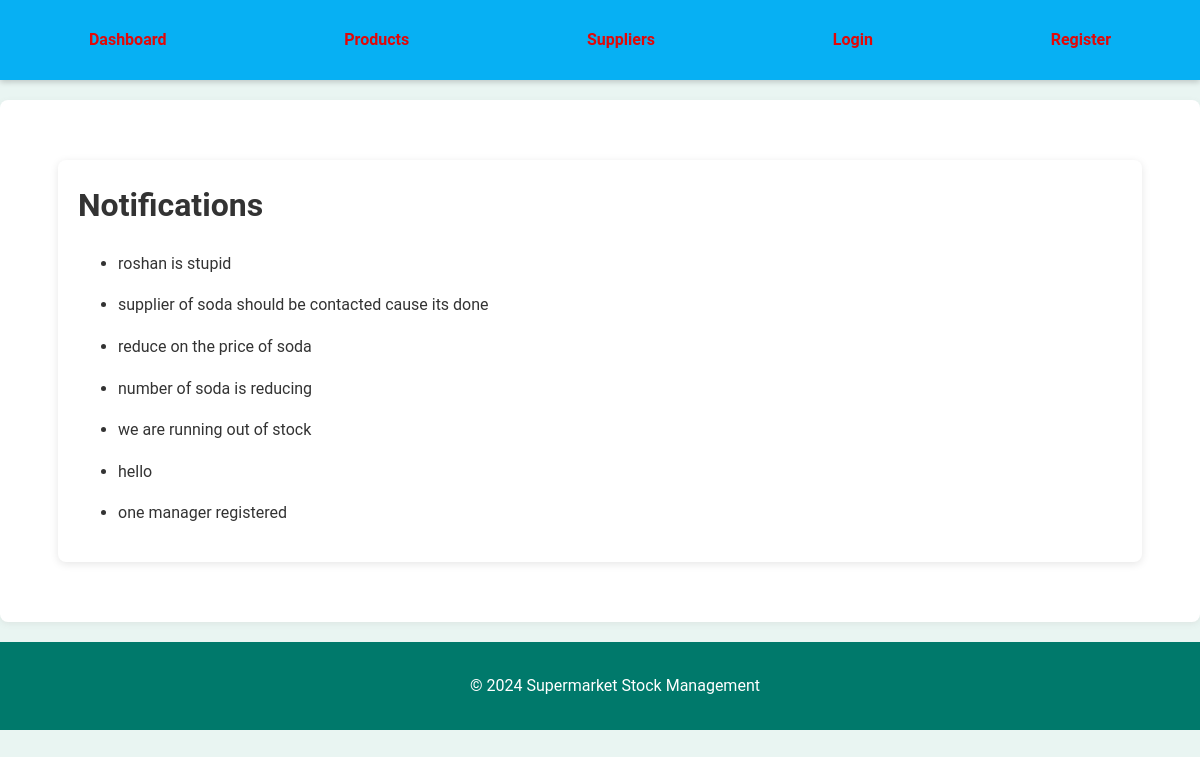
/notifications/, run on the app's committed database.
### supermarket_stock_management/inventory/models.py (models this page shows, shortened)
class Notification(models.Model):
    message = models.TextField()
    created_at = models.DateTimeField(default=timezone.now)

### supermarket_stock_management/inventory/views.py (the view)
# urls.py: path('notifications/', views.notification_list, name='notification_list'),
def notification_list(request):
    notifications = Notification.objects.all().order_by('-created_at')
    return render(request, 'inventory/notification_list.html', {'notifications': notifications})

### supermarket_stock_management/inventory/templates/inventory/notification_list.html (shortened to what this page needs)
{% extends "inventory/base.html" %}
{% block content %}
<div class="container mt-4">
    <h2>Notifications</h2>
    <ul class="list-group">
        {% for notification in notifications %}
        <li class="list-group-item">
            <p>{{ notification.message }}</p>
        </li>
        {% empty %}
        <li class="list-group-item">No notifications found.</li>
        {% endfor %}
    </ul>
</div>
{% endblock %}

### supermarket_stock_management/inventory/static/css/styles.css (style rules this page uses)
body { font-family: 'Roboto', sans-serif; margin: 0; padding: 0; background-color: #e9f5f2; color: #333; line-height: 1.6; }
h1, h2 { color: #e7ebea; margin-top: 0; }
.container { width: 90%; max-width: 1200px; margin: 40px auto; padding: 20px; background-color: #ffffff; box-shadow: 0 2px 8px rgba(0, 0, 0, 0.1); border-radius: 8px; }
h2 { font-size: 2em; margin-bottom: 20px; color: #333333; }

### data on the page
Notification: message "roshan is stupid"
Notification: message "supplier of soda should be contacted cause its done"
Notification: message "reduce on the price of soda"
Notification: message "number of soda is reducing"
Notification: message "we are running out of stock"
Notification: message "hello"
Notification: message "one manager registered"
